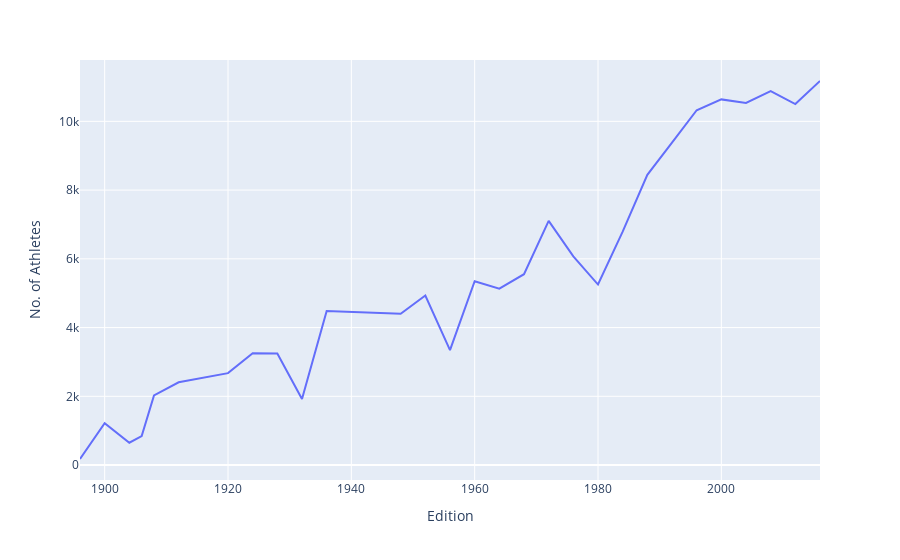

The code cell stored with this chart in its notebook:
### Code cell
# Number of athletes participated over the years
athlete_over_time = df.drop_duplicates(['Year','Name'])[['Year']].value_counts().reset_index().sort_values(by='Year')
athlete_over_time = athlete_over_time.rename(columns={'Year':"Edition",0:'No. of Athletes'})

fig = px.line(athlete_over_time,x='Edition',y='No. of Athletes')
fig.show()

### Figure 1 — Plotly figure (JSON) as saved in the notebook; plotly's stock layout.template omitted (floating-point values rounded to 4 significant figures)
{"data": [{"hovertemplate": "Edition=%{x}<br>No. of Athletes=%{y}<extra></extra>", "legendgroup": "", "line": {"color": "#636efa", "dash": "solid"}, "marker": {"symbol": "circle"}, "mode": "lines", "name": "", "orientation": "v", "showlegend": false, "type": "scatter", "x": [1896, 1900, 1904, 1906, 1908, 1912, 1920, 1924, 1928, 1932, 1936, 1948, 1952, 1956, 1960, 1964, 1968, 1972, 1976, 1980, 1984, 1988, 1992, 1996, 2000, 2004, 2008, 2012, 2016], "xaxis": "x", "y": [176, 1220, 650, 841, 2024, 2409, 2675, 3256, 3246, 1922, 4482, 4402, 4931, 3346, 5348, 5134, 5552, 7105, 6070, 5252, 6791, 8443, 9380, 10324, 10639, 10537, 10880, 10502, 11174], "yaxis": "y"}], "layout": {"legend": {"tracegroupgap": 0}, "margin": {"t": 60}, "xaxis": {"anchor": "y", "domain": [0, 1], "title": {"text": "Edition"}}, "yaxis": {"anchor": "x", "domain": [0, 1], "title": {"text": "No. of Athletes"}}}}
